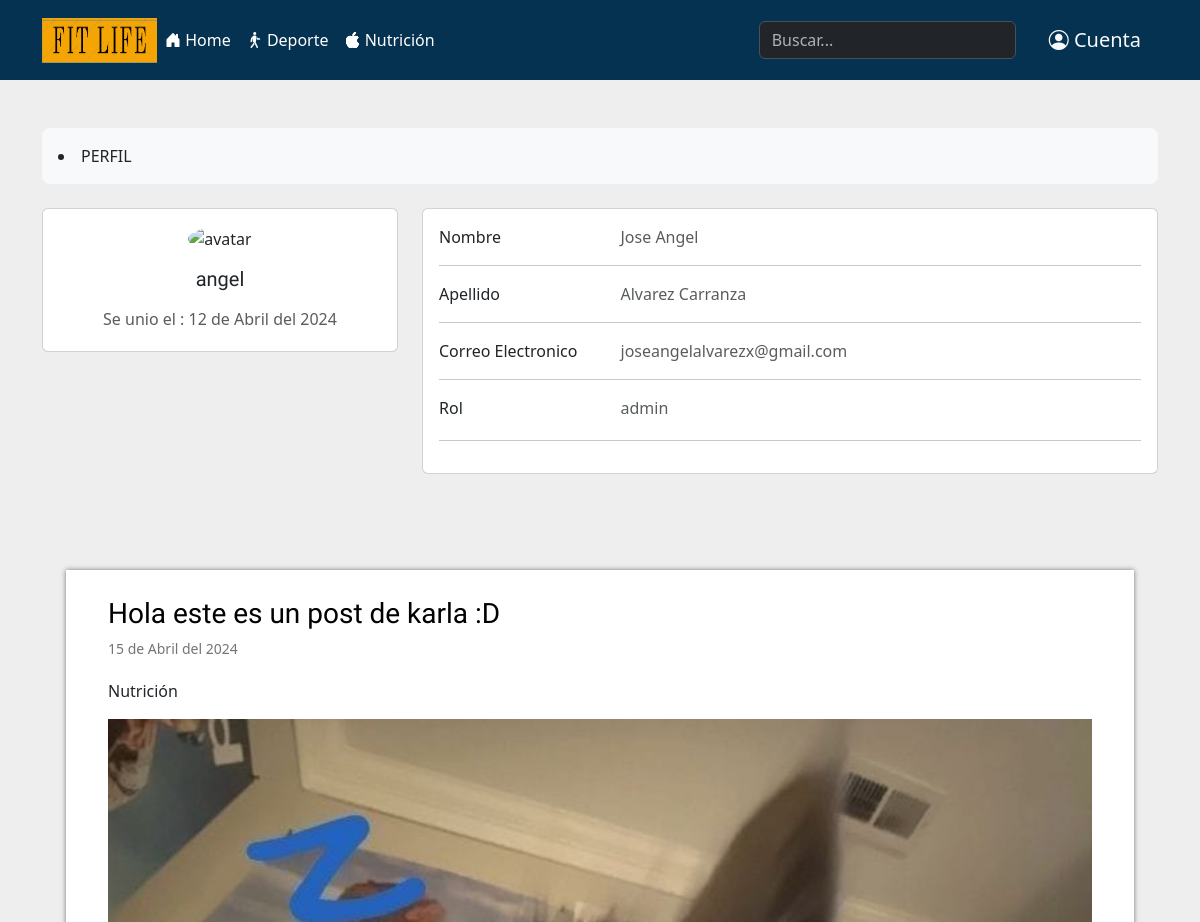
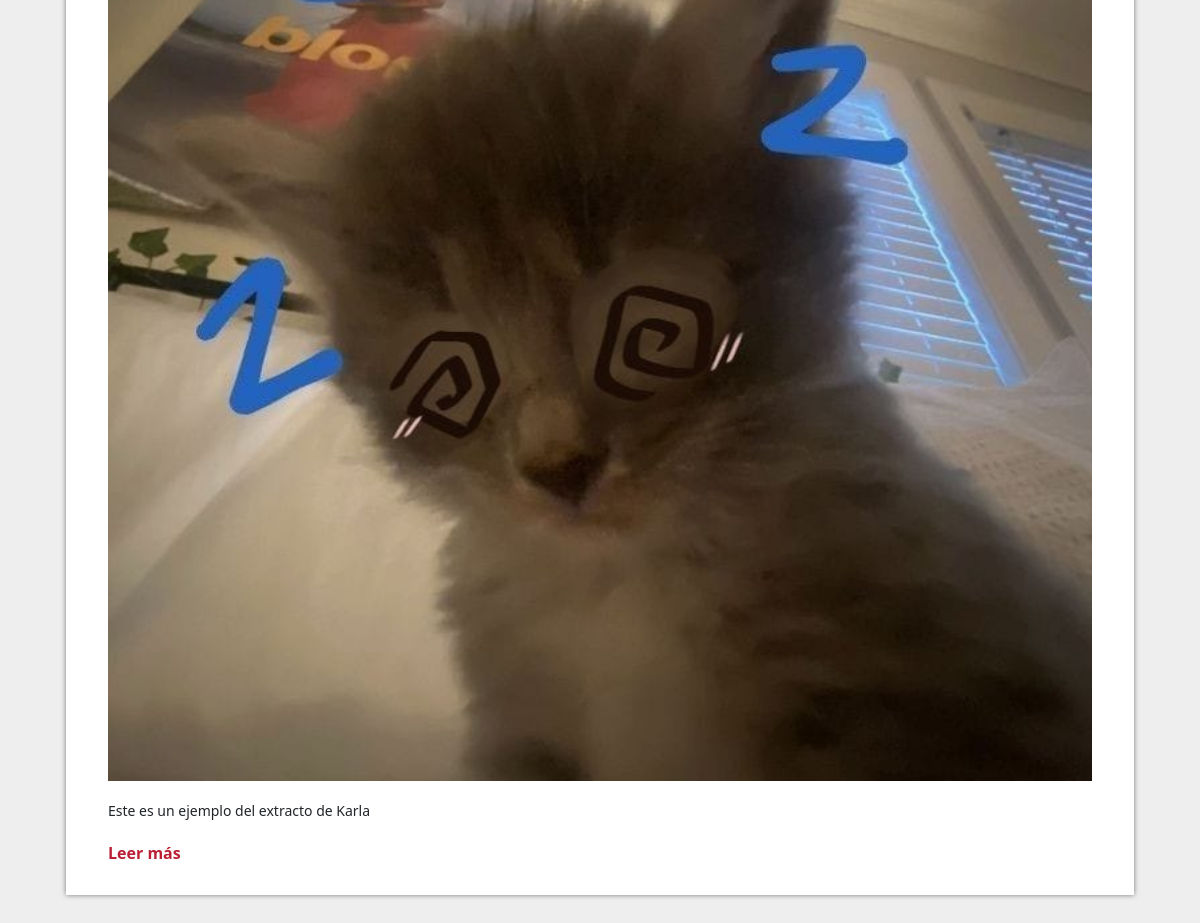
The page /perfil.php?usuario=angel on the database as committed earlier (2 pictures, top to bottom).
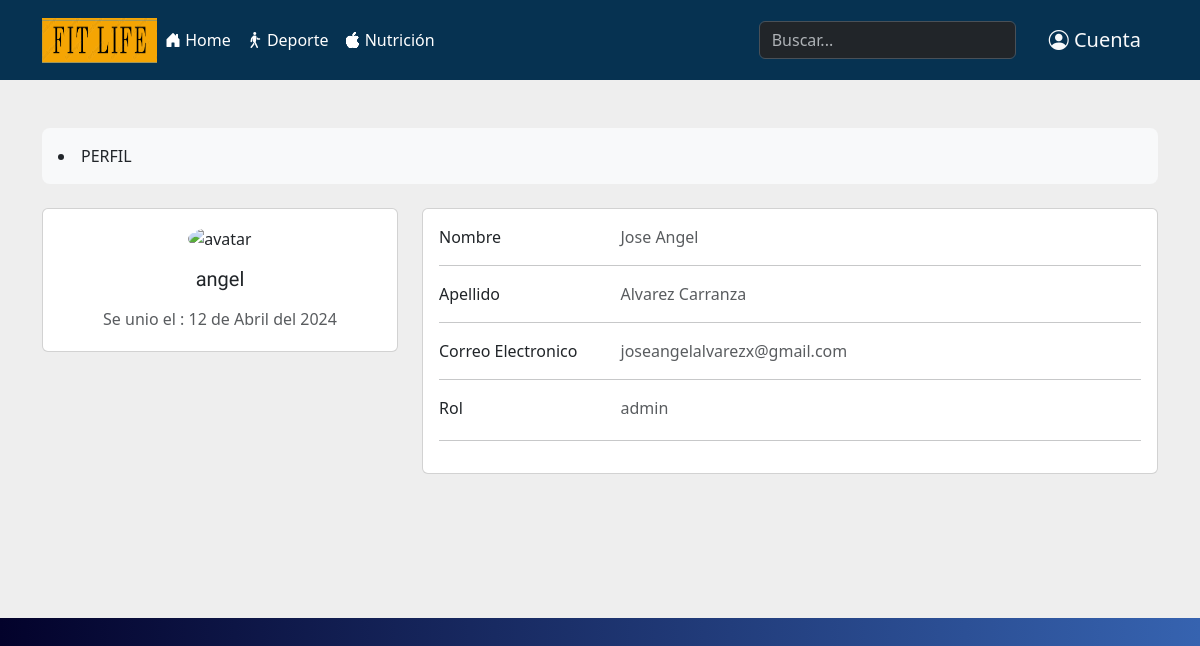
The same page on the database as committed later.
### tables this page shows
CREATE TABLE `publicaciones` (
  `id` int(11) NOT NULL COMMENT 'id de la publicación',
  `titulo` varchar(200) NOT NULL COMMENT 'titulo de la publicación',
  `extracto` varchar(200) NOT NULL COMMENT 'extracto de la publicación',
  `texto` text NOT NULL COMMENT 'texto de la publicación',
  `thumb` varchar(70) NOT NULL COMMENT 'imagen de la publicación',
  `tema` varchar(50) NOT NULL COMMENT 'tema de la publicación',
  `fecha` timestamp NOT NULL DEFAULT current_timestamp() COMMENT 'fecha de la publicación',
  `creador` varchar(100) NOT NULL COMMENT 'creador de la publicacion',
  `status` varchar(30) NOT NULL,
  `id_usuario` int(11) NOT NULL COMMENT 'id del creador',
  `notificacion` text DEFAULT NULL
);

### perfil.php (called while the page is built, shortened)
<?php
require 'admin/config.php';
require 'functions.php';
$conexion = conexion($bd_config);
if(isset($_GET['id']) || isset($_GET['usuario'])) {
    if(isset($_GET['id'])) {
        $id_usuario = id_articulo($_GET['id']);
        $perfil = obtener_usuario_por_id($conexion, $id_usuario);
        $posts = obtener_post_editor($blog_config['post_por_pagina'], $conexion, $usuario);
    }
    else {
        $usuario = limpiarDatos($_GET['usuario']);
        $posts = obtener_post_editor($conexion, $usuario);
    }
} else {
    header('Location: index.php');
    exit();
}
require 'views/perfil.view.php';
?>

### functions.php (called while the page is built, shortened)
<?php
function limpiarDatos($datos){
    $datos = trim($datos);
    $datos = stripslashes($datos);
    $datos = htmlspecialchars($datos);
    return $datos;
}
function obtener_post_editor($conexion, $editor){
    $sentencia = $conexion ->prepare("SELECT SQL_CALC_FOUND_ROWS * FROM publicaciones WHERE id_usuario = '$editor' ORDER BY fecha DESC");
    $sentencia -> execute();
    return $sentencia->fetchAll();
}
function fecha($fecha){
    $timestamp = strtotime($fecha);
    $meses = ['Enero', 'Febrero', 'Marzo', 'Abril',
            'Mayo', 'Junio', 'Julio', 'Agosto',
            'Septiembre', 'Octubre', 'Noviembre',
            'Diciembre'];
    $dia = date('d', $timestamp);
    $mes = date('m', $timestamp) -1;
    $year = date('Y', $timestamp);
    $fecha = "$dia de " . $meses[$mes] . " del $year";
    return $fecha;
}
?>

### views/perfil.view.php (the view, shortened to what the changed rows need)
<?php require 'header.php'; ?>
<section style="background-color: #eee;">
  <div class="container py-5">
    <div class="row">
    <div class="contenedor">
    <br><br><br>
    <?php   foreach($posts as $post): ?>
        <div class="container">
            <div class="container">
        <div class="post">
            <div class="container">
                <article>
                    <h2 class="titulo"><a href="single.php?id=<?php echo $post['id']; ?>" class="text-decoration-none"><?php echo $post['titulo']; ?></a></h2>
                    <p class="fecha"><?php echo fecha($post['fecha']); ?></p>
                    <p class="tema"><?php echo $post['tema'];?></p>
                    <div class="thumb">
                        <a href="single.php?id=<?php echo $post['id']; ?>">
                            <img src="<?php echo RUTA; ?>/imagenes/<?php echo $post['thumb']; ?>" alt="">
                        </a>
                    </div>
                    <p class="extracto"><?php echo $post['extracto']; ?></p>
                    <a href="single.php?id=<?php echo $post['id']; ?>" class="continuar text-decoration-none">Leer más</a>
                </article>
            </div>
        </div>
        </div>
        </div>
    <?php   endforeach; ?>
    </div>

Rows that differ between the two databases and show on the page:
removed publicaciones: titulo "Hola este es un post de karla :D", fecha "15 de Abril del 2024", tema "Nutrición", thumb (picture), extracto "Este es un ejemplo del extracto de Karla"
